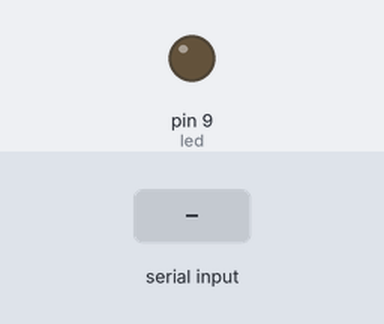
This sketch was run on a simulated Arduino Uno, built with avr-gcc and run on an emulated ATmega328P. On the bench: output pins drawn as LEDs (lit = HIGH). Inputs (shaded band) come from the test bench.

Above: at 1.2 s.
1.3 s: "1" received over Serial
At 2.4 s:
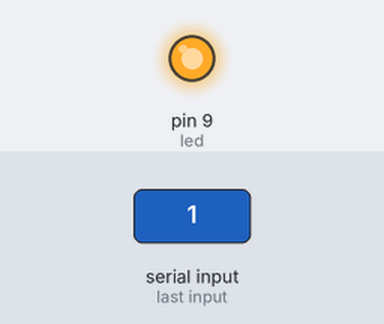
2.8 s: "0" received over Serial
At 3.5 s:
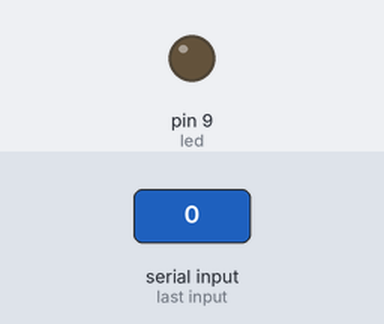
Timing chart, 0 to 5.8 s (numbered marks = the images above; inputs shaded):
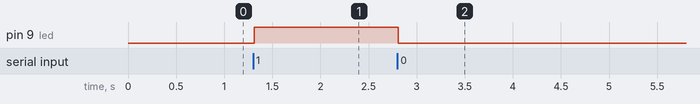

The sketch:

sub.ino
```cpp
#define led 9

void setup() {
  pinMode(led, OUTPUT);
  Serial.begin(9600);
}

void loop() {
  while(Serial.available() > 0) {
    char msg = Serial.read();
    delay(10);
    if(msg == '1') {
      digitalWrite(led, HIGH);
    } else {
      digitalWrite(led, LOW);
    }
  }
}
```

Measured:
- after the input at 1.3 s, pin 9 (led): LOW → HIGH at once
- after the input at 2.8 s, pin 9 (led): HIGH → LOW at once
